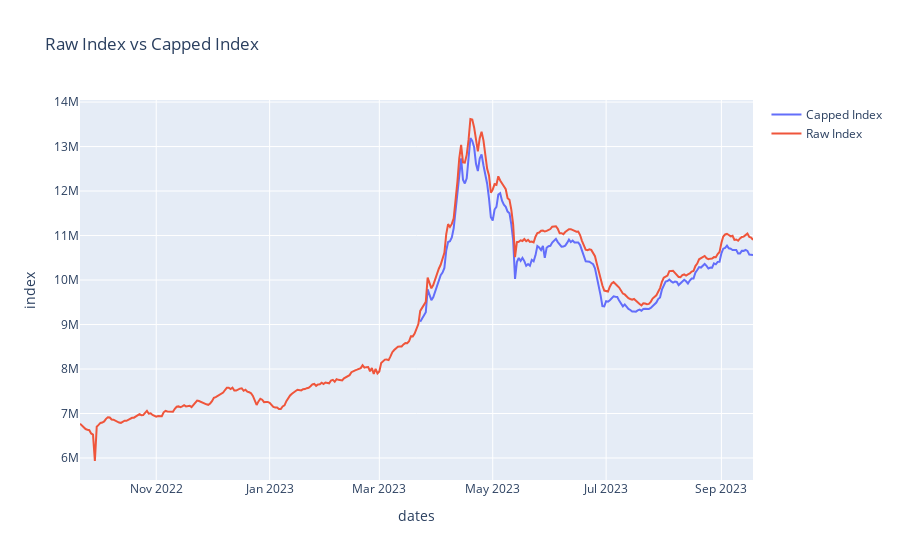

Source (notebook cell):
### Code cell
ind, ind_data = most_traded_index(
    df=agg_df_hist,
    n=5000,
    quantity_measure='min_quantity',
    raw_index=raw_index,
    compare=False,
    min_quantity=100,
    plot=False
)
ind_data, mapping = get_avg_share(ind_data)
map_df = get_caps(ind_data)
capped_ind = cap_index(map_df)
plot_inds(ind, capped_ind, 'Raw Index', 'Capped Index')

### Figure 1 — Plotly figure (JSON) as saved in the notebook; plotly's stock layout.template omitted (floating-point values rounded to 4 significant figures; data arrays with more than 128 entries replaced by an {"elided": "..."} marker saying what was removed)
{"data": [{"mode": "lines", "name": "Capped Index", "type": "scatter", "x": {"elided": "180 str values"}, "y": {"elided": "180 float values"}}, {"mode": "lines", "name": "Raw Index", "type": "scatter", "x": {"elided": "363 str values"}, "y": {"elided": "363 float values"}}], "layout": {"title": {"text": "Raw Index vs Capped Index"}, "xaxis": {"title": {"text": "dates"}}, "yaxis": {"title": {"text": "index"}}}}
